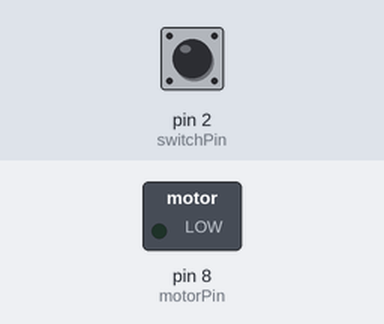
Recording of a sketch running on a simulated Arduino Uno, built with avr-gcc and run on an emulated ATmega328P. Shown: switched loads named in the sketch (green lamp = pin HIGH). The test bench sets the inputs (shaded band); at power-on: pin 2 (switchPin) LOW.

Above: at 1.2 s.
1.3 s: pin 2 (switchPin) pulled HIGH for 0.15 s
At 1.37 s:
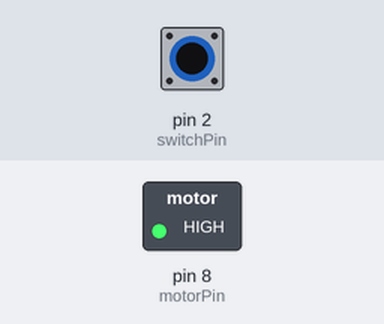
2.9 s: pin 2 (switchPin) pulled HIGH for 3.2 s
At 6.5 s:
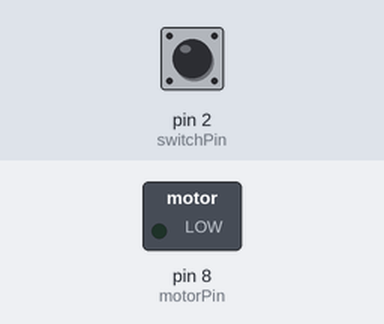
Timing chart, 0 to 8.0 s (numbered marks = the images above; inputs shaded):
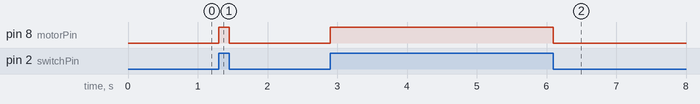

Measured:
- after the input at 1.3 s, pin 8 (motorPin): LOW → HIGH at once, → LOW 0.15 s later
- after the input at 2.9 s, pin 8 (motorPin): LOW → HIGH at once, → LOW 3.2 s later

The sketch:

DCMotor.ino
```cpp
const int switchPin = 2;
const int motorPin = 8;
int switchState = LOW;

void setup() {

  pinMode(motorPin, OUTPUT);
  pinMode(switchPin, INPUT);

}

void loop() {

  switchState = digitalRead(switchPin);

  if (switchState == HIGH) {

    digitalWrite(motorPin, HIGH);

  } else {

    digitalWrite(motorPin, LOW);

  }

}
```
